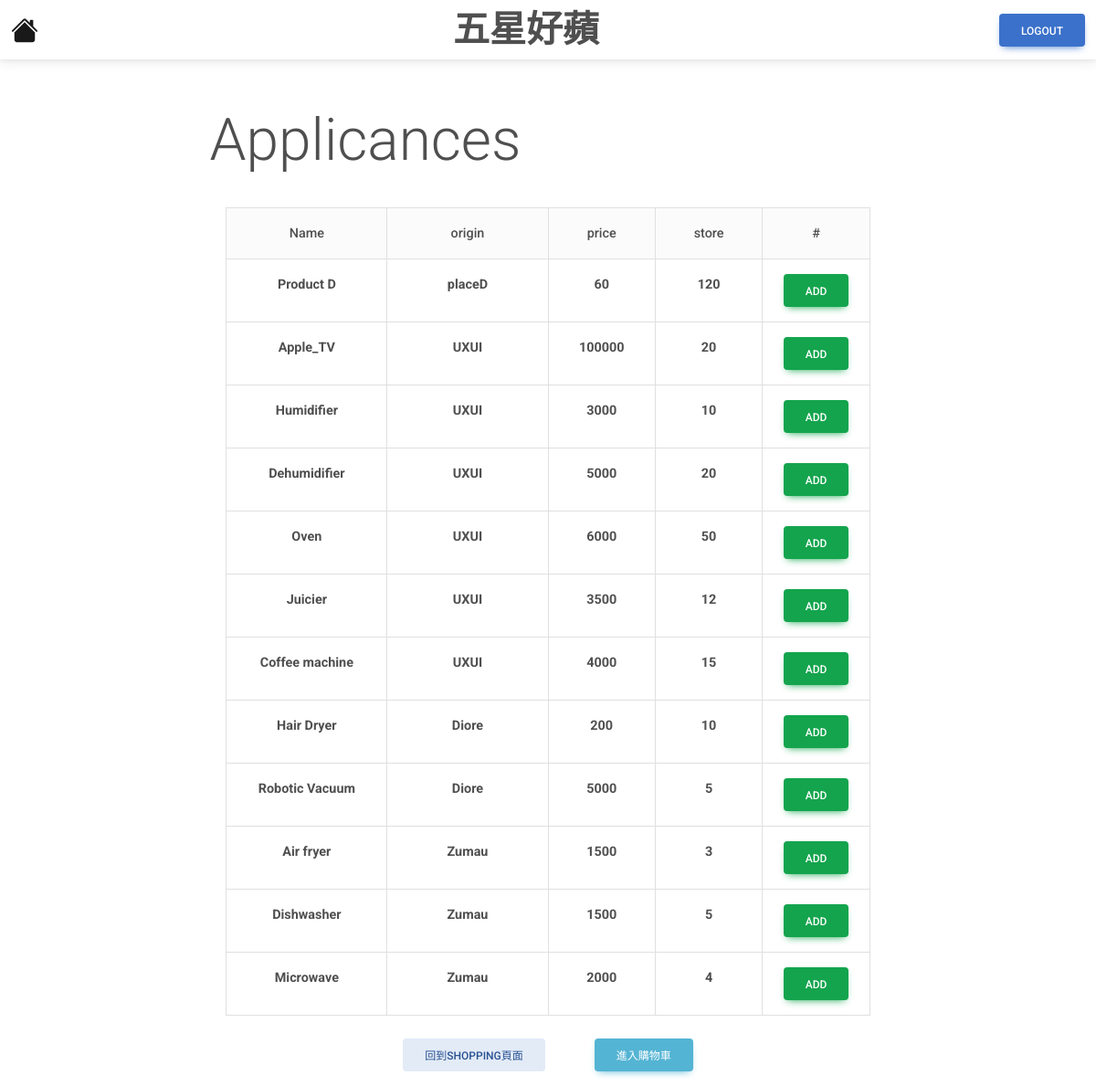
The app's page /product/foapplianceod with its own data.
### tables this page shows
CREATE TABLE Product
(
product_id      INTEGER           PRIMARY KEY  AUTOINCREMENT,
seller_email    VARCHAR(255)      NOT NULL,
product_name    VARCHAR(255)      NOT NULL,
type_id         INTEGER           NOT NULL,
store           INTEGER           NOT NULL,
price           INTEGER           NOT NULL,
origin          VARCHAR(255)      NOT NULL,
FOREIGN KEY(type_id) REFERENCES Type(type_id)
FOREIGN KEY(seller_email) REFERENCES User(email)
);

### category.py (the view)
@app.route('/product/foapplianceod')
def applicances():
    con = sqlite3.connect("database.db")
    con.row_factory = sqlite3.Row
    cur = con.cursor()
    cur.execute("SELECT product_id, * FROM Product WHERE type_id = 3")
    rows = cur.fetchall()
    con.close()
    return render_template("Applicances.html",rows=rows)

### templates/Applicances.html (shortened to what this page needs)
<!DOCTYPE html>
<html lang="en">
<head>
    <link href="https://cdnjs.cloudflare.com/ajax/libs/font-awesome/6.0.0/css/all.min.css" rel="stylesheet"/>
    <link href="https://cdnjs.cloudflare.com/ajax/libs/mdb-ui-kit/6.4.0/mdb.min.css" rel="stylesheet"/>
</head>
<body>
    <nav class="navbar bg-body-tertiary">
        <div class="container-fluid">
            <a class="navbar-brand" href="{{url_for('home')}}">
            </a>
            <h1 style="margin: auto;"><strong>五星好蘋</strong></h1>
            <a href="{{url_for('logout')}}" class="btn btn-primary">Logout</a>
        </div>
    </nav>
    <br><br><h1 style="margin-right: 400px; text-align: center;"
            class="display-3">Applicances</h1><br>
    <table class="table table-bordered text-center" style="width: auto; margin: auto;">
        <thead class="bg-light">
            <tr>
                <th>Name</th>
                <th>origin</th>
                <th>price</th>
                <th>store</th>
                <th>#</th>
            </tr>
        </thead>
        <tbody>
            {% for row in rows %}
            <tr>
                <td class="col-3"><strong>{{ row["product_name"] }} </strong></td>
                <td class="col-3"><strong>{{ row["origin"] }} </strong></td>
                <td class="col-2"><strong>{{ row["price"] }} </strong></td>
                <td class="col-2"><strong>{{ row["store"] }} </strong></td>
                <td class="col-2">
                    <form action="/add" method="POST">
                            <button type="submit" class="btn btn-success"> Add </button>
                    </form>
                </td>
            </tr>
            {% endfor %}
        </tbody>
    </table>
    <br><p style="text-align: center">
        <a href="{{url_for('product')}}" class="btn btn-secondary" style="margin-right: 50px">回到Shopping頁面</a>
        <a href="{{url_for('shoppingCart')}}" class="btn btn-info">進入購物車</a>
    </p>
</body>
</html>

### records on screen
Product: product_name "Product D", origin "placeD", price "60", store "120"
Product: product_name "Apple_TV", origin "UXUI", price "100000", store "20"
Product: product_name "Humidifier", origin "UXUI", price "3000", store "10"
Product: product_name "Dehumidifier", origin "UXUI", price "5000", store "20"
Product: product_name "Oven", origin "UXUI", price "6000", store "50"
Product: product_name "Juicier", origin "UXUI", price "3500", store "12"
Product: product_name "Coffee machine", origin "UXUI", price "4000", store "15"
Product: product_name "Hair Dryer", origin "Diore", price "200", store "10"
Product: product_name "Robotic Vacuum", origin "Diore", price "5000", store "5"
Product: product_name "Air fryer", origin "Zumau", price "1500", store "3"
Product: product_name "Dishwasher", origin "Zumau", price "1500", store "5"
Product: product_name "Microwave", origin "Zumau", price "2000", store "4"
